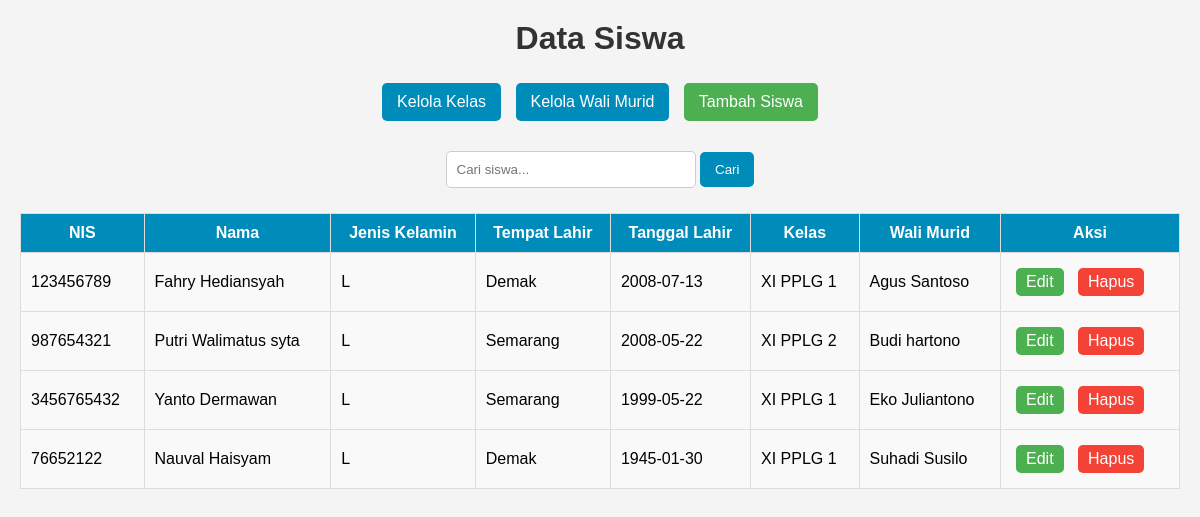
The page / on the database its author committed.
### tables this page shows
CREATE TABLE `siswa` (
  `id_siswa` int NOT NULL,
  `nis` varchar(20) NOT NULL,
  `nama_siswa` varchar(100) NOT NULL,
  `jenis_kelamin` enum('L','P') NOT NULL,
  `tempat_lahir` varchar(100) NOT NULL,
  `tanggal_lahir` date NOT NULL,
  `id_kelas` int DEFAULT NULL,
  `id_wali` int DEFAULT NULL
);

CREATE TABLE `kelas` (
  `id_kelas` int NOT NULL,
  `nama_kelas` varchar(50) NOT NULL
);

CREATE TABLE `wali_murid` (
  `id_wali` int NOT NULL,
  `nama_wali` varchar(100) NOT NULL,
  `kontak` varchar(15) NOT NULL
);

### index.php (the view, shortened to what this page needs)
<?php
include 'koneksi.php';
$search = "";
if (isset($_GET['search'])) {
    $search = $_GET['search'];
    $sql = "SELECT siswa.*, kelas.nama_kelas, wali_murid.nama_wali FROM siswa
        LEFT JOIN kelas ON siswa.id_kelas = kelas.id_kelas
        LEFT JOIN wali_murid ON siswa.id_wali = wali_murid.id_wali
        WHERE siswa.nama_siswa LIKE '%$search%' OR siswa.nis LIKE '%$search%'";
} else {
    $sql = "SELECT siswa.*, kelas.nama_kelas, wali_murid.nama_wali FROM siswa
        LEFT JOIN kelas ON siswa.id_kelas = kelas.id_kelas
        LEFT JOIN wali_murid ON siswa.id_wali = wali_murid.id_wali";
}
$result = mysqli_query($koneksi, $sql);
?>
<html>
    <head>
        <link rel="stylesheet" href="style.css">
    </head>
    <body>
        <h1>Data Siswa</h1>
        <a class="edit btn-key" href="kelola_kelas.php">Kelola Kelas</a>
        <a class="edit btn-key" href="kelola_wali.php">Kelola Wali Murid</a>
        <a class="edit btn-primary" href="tambah_siswa.php">Tambah Siswa</a>
        <form method="GET" action="">
            <input type="text" name="search" placeholder="Cari siswa..." value="<?= htmlspecialchars($search) ?>">
            <button type="submit">Cari</button>
        </form>
        <table border="1">
            <tread>
                <tr>
                    <th>NIS</th>
                    <th>Nama</th>
                    <th>Jenis Kelamin</th>
                    <th>Tempat Lahir</th>
                    <th>Tanggal Lahir</th>
                    <th>Kelas</th>
                    <th>Wali Murid</th>
                    <th>Aksi</th>
                </tr>
            <tbody>
                <?php while($data = mysqli_fetch_assoc($result)): ?>
                <tr>
                    <td><?php echo $data['nis'] ?></td>
                    <td><?php echo $data['nama_siswa'] ?></td>
                    <td><?php echo $data['jenis_kelamin'] ?></td>
                    <td><?php echo $data['tempat_lahir'] ?></td>
                    <td><?php echo $data['tanggal_lahir'] ?></td>
                    <td><?php echo $data['nama_kelas'] ?></td>
                    <td><?php echo $data['nama_wali'] ?></td>
                    <td>
                        <a class="edit btn-primary" href="edit_siswa.php?nis=<?= $data['nis'] ?>">Edit</a>
                        <a class="delete btn-danger" href="hapus_siswa.php?nis=<?= $data['nis'] ?>" onclick="return confirm('Hapus data?')">Hapus</a>
                    </td>
                </tr>
                <?php endwhile; ?>
            </tbody>
        </table>
    </body>
</html>

### style.css (style rules this page uses)
body { font-family: Arial, sans-serif; background-color: #f4f4f4; margin: 0; padding: 20px; text-align: center; }
h1 { color: #333; }
a { text-decoration: none; padding: 10px 15px; margin: 5px; border-radius: 5px; display: inline-block; }
.btn-key { background-color: #008cba; color: white; }
.btn-primary { background-color: #4CAF50; color: white; }
.btn-danger { background-color: #f44336; color: white; }
form { margin: 20px 0; }
input[type="text"], input[type="date"], select { padding: 10px; margin: 5px 0; width: 250px; border: 1px solid #ccc; border-radius: 5px; }
button, input[type="submit"] { background-color: #008cba; color: white; border: none; padding: 10px 15px; cursor: pointer; border-radius: 5px; }
table { width: 100%; border-collapse: collapse; margin-top: 20px; background: white; }
table, th, td { border: 1px solid #ddd; padding: 10px; }
th { background-color: #008cba; color: white; }
td { background-color: #f9f9f9; }
td a { padding: 5px 10px; border-radius: 5px; }

### rows shown on the page
siswa: nis "123456789", nama_siswa "Fahry Hediansyah", jenis_kelamin "L", tempat_lahir "Demak", tanggal_lahir "2008-07-13", id_kelas.nama_kelas "XI PPLG 1", id_wali.nama_wali "Agus Santoso"
siswa: nis "987654321", nama_siswa "Putri Walimatus syta", jenis_kelamin "L", tempat_lahir "Semarang", tanggal_lahir "2008-05-22", id_kelas.nama_kelas "XI PPLG 2", id_wali.nama_wali "Budi hartono"
siswa: nis "3456765432", nama_siswa "Yanto Dermawan", jenis_kelamin "L", tempat_lahir "Semarang", tanggal_lahir "1999-05-22", id_kelas.nama_kelas "XI PPLG 1", id_wali.nama_wali "Eko Juliantono"
siswa: nis "76652122", nama_siswa "Nauval Haisyam", jenis_kelamin "L", tempat_lahir "Demak", tanggal_lahir "1945-01-30", id_kelas.nama_kelas "XI PPLG 1", id_wali.nama_wali "Suhadi Susilo"
